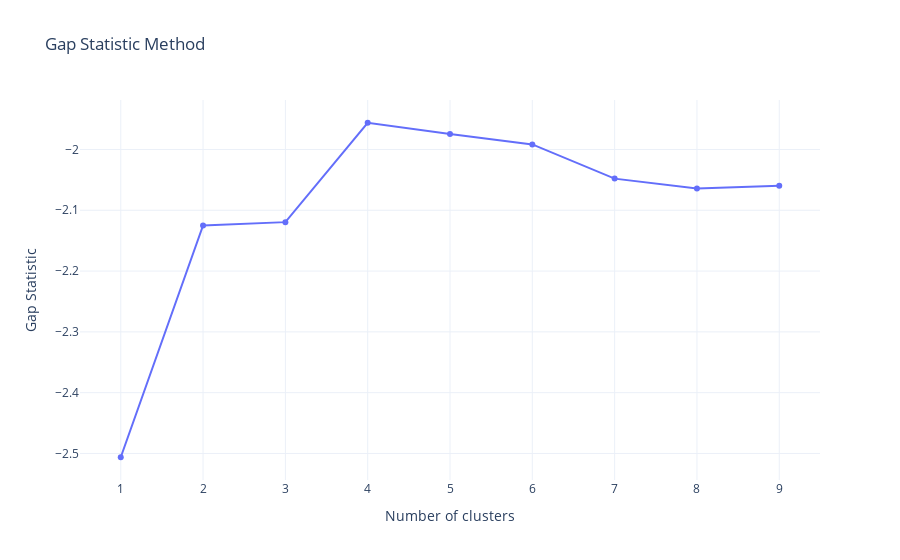

The code cell stored with this chart in its notebook:
### Markdown cell above
### ***GAP Statistic***

Este estadístico compara, para diferentes valores de $k$, el ***WCSS*** observado frente al valor esperado acorde a una distribución uniforme de referencia. La estimación del número óptimo de clusters es el valor $k$ con el que se consigue maximizar el estadístico ***GAP***, es decir, encuentra el valor de $k$ con el que se consigue una estructura de clusters lo más alejada posible de una distribución uniforme aleatoria. Este método puede aplicarse a cualquier tipo de clustering.

El algoritmo del gap statistic method es el siguiente:

1. Hacer clustering de los datos para un rango de valores de $k$ y calcular para cada uno el valor de ***WCSS***.

2. Simular $B$ sets de datos de referencia, todos ellos con una distribución aleatoria uniforme. Aplicar clustering a cada uno de los sets con el mismo rango de valores $k$ empleado en los datos originales, calculando en cada caso $W_{kb}$. Se recomienda emplear valores de $B=500$.

3. Calcular el estadístico ***GAP*** para cada valor de $k$ como la desviación de la varianza observada ***WCSS*** respecto del valor esperado acorde a la distribución de referencia $W_{kb}$.

$$GAP(k)=\frac{1}{B}\sum_{b=1}^{B}log(W_{kb})−log(WCSS)$$

La estimación de los clústeres óptimos será el valor que maximice la estadística de ***GAP***.

### Code cell
gap_statistic(df_usarrests, nrefs=40, max_clusters=10, scaled_data=False, random_state=42)

### Figure 1 — Plotly figure (JSON) as saved in the notebook; plotly's stock layout.template omitted (floating-point values rounded to 4 significant figures)
{"data": [{"hovertemplate": "clusterCount=%{x}<br>gap=%{y}<extra></extra>", "legendgroup": "", "line": {"color": "#636efa", "dash": "solid"}, "marker": {"symbol": "circle"}, "mode": "lines+markers", "name": "", "orientation": "v", "showlegend": false, "type": "scatter", "x": [1, 2, 3, 4, 5, 6, 7, 8, 9], "xaxis": "x", "y": [-2.506, -2.125, -2.119, -1.956, -1.974, -1.992, -2.048, -2.064, -2.06], "yaxis": "y"}], "layout": {"legend": {"tracegroupgap": 0}, "title": {"text": "Gap Statistic Method"}, "xaxis": {"anchor": "y", "domain": [0, 1], "title": {"text": "Number of clusters"}}, "yaxis": {"anchor": "x", "domain": [0, 1], "title": {"text": "Gap Statistic"}}}}
